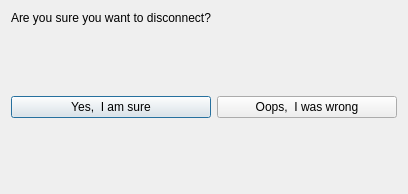
<?xml version="1.0" encoding="UTF-8"?>
<ui version="4.0">
 <class>Dialog</class>
 <widget class="QDialog" name="Dialog">
  <property name="geometry">
   <rect>
    <x>0</x>
    <y>0</y>
    <width>408</width>
    <height>194</height>
   </rect>
  </property>
  <property name="windowTitle">
   <string>Dialog</string>
  </property>
  <layout class="QGridLayout" name="gridLayout">
   <item row="1" column="0">
    <widget class="QLabel" name="prompt_lb">
     <property name="cursor">
      <cursorShape>IBeamCursor</cursorShape>
     </property>
     <property name="text">
      <string>Are you sure you want to disconnect?</string>
     </property>
    </widget>
   </item>
   <item row="3" column="0">
    <widget class="QPushButton" name="disconnect_btn">
     <property name="autoFillBackground">
      <bool>true</bool>
     </property>
     <property name="text">
      <string>Yes,  I am sure</string>
     </property>
     <property name="iconSize">
      <size>
       <width>40</width>
       <height>40</height>
      </size>
     </property>
    </widget>
   </item>
   <item row="2" column="0">
    <spacer name="verticalSpacer_3">
     <property name="orientation">
      <enum>Qt::Vertical</enum>
     </property>
     <property name="sizeHint" stdset="0">
      <size>
       <width>20</width>
       <height>40</height>
      </size>
     </property>
    </spacer>
   </item>
   <item row="4" column="1">
    <spacer name="verticalSpacer">
     <property name="orientation">
      <enum>Qt::Vertical</enum>
     </property>
     <property name="sizeHint" stdset="0">
      <size>
       <width>20</width>
       <height>40</height>
      </size>
     </property>
    </spacer>
   </item>
   <item row="4" column="0">
    <spacer name="verticalSpacer_2">
     <property name="orientation">
      <enum>Qt::Vertical</enum>
     </property>
     <property name="sizeHint" stdset="0">
      <size>
       <width>20</width>
       <height>40</height>
      </size>
     </property>
    </spacer>
   </item>
   <item row="3" column="1">
    <widget class="QPushButton" name="back_btn">
     <property name="text">
      <string>Oops,  I was wrong</string>
     </property>
     <property name="iconSize">
      <size>
       <width>35</width>
       <height>30</height>
      </size>
     </property>
    </widget>
   </item>
  </layout>
 </widget>
 <resources/>
 <connections/>
</ui>
